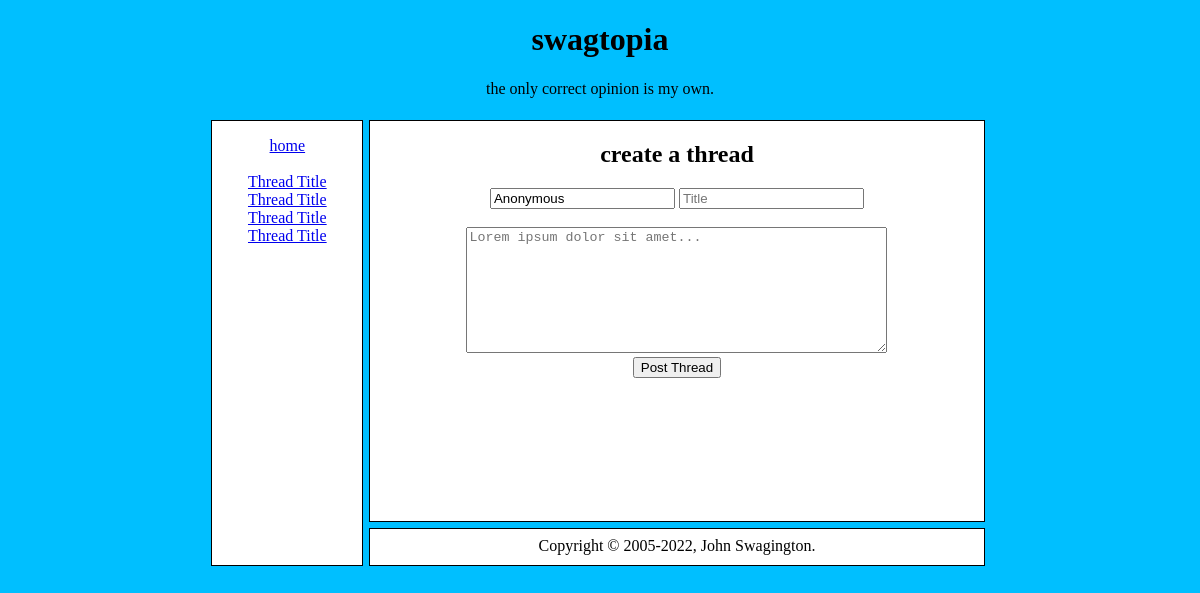
/, run on an earlier commit of the app's database.
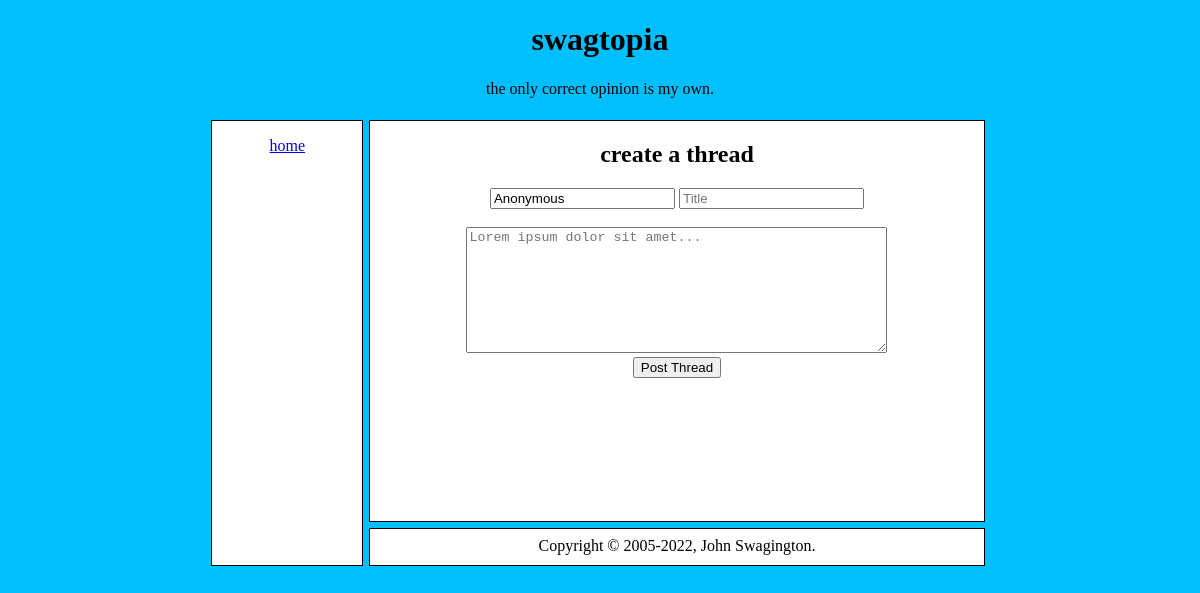
And on a later commit of the database.
### tables this page shows
CREATE TABLE "threads" (
	"id"	INTEGER,
	"time"	INTEGER,
	"author"	TEXT,
	"title"	TEXT,
	"message"	TEXT,
	PRIMARY KEY("id" AUTOINCREMENT)
);

### index.php (the view, shortened to what this page needs)
<!DOCTYPE html>
<html>
<head>
	<link rel="stylesheet" href="style.css">
</head>
<body>
	<div class="title">
		<h1>swagtopia</h1>
		<p>the only correct opinion is my own.</p>
	</div>
	<div class="menu">
		<p><a href="index.php">home</a></p>
		<ul class="posts">
            <?php
            $db = new SQLite3('threads.db');
            $res = $db->query('SELECT * FROM threads');
            while ($row = $res->fetchArray(SQLITE3_ASSOC)) {
                echo '<li><a href="threads.php?id=' . $row['id'] . '">' . $row['title'] . '</a></li>';
            }
            ?>
		</ul>
	</div>
	<div class="main">
        <form action="post.php" method="post">
            <h2>create a thread</h2>
            <input type="text" name="author" value="Anonymous">
            <input type="text" name="title" placeholder="Title" minlength="3" maxlength="24" required><br><br>
            <textarea cols="50" rows="8" placeholder="Lorem ipsum dolor sit amet..." name="message" minlength="32" required></textarea><br>
            <input type="submit" value="Post Thread">
        </form>
	</div>
	<div class="footer">
		Copyright &copy; 2005-2022, John Swagington.
	</div>
</body>
</html>

### style.css (style rules this page uses)
body { text-align: center; background-color: deepskyblue; display: grid; grid-template-areas: 'a a a' 'b c z' 'b d z'; grid-template: auto; gap: 6px; margin: auto; max-width: 800px; }
.title { grid-area: a; }
.footer { background-color: white; border: 1px solid black; grid-area: d; padding-block: 8px; height: 20px; width: 100%; min-width: 600px; }
.main { background-color: white; border: 1px solid black; grid-area: c; align-self: center; min-height: 400px; width: 100%; min-width: 600px; overflow-wrap: break-word; word-wrap: break-word; }
.menu { background-color: white; border: 1px solid black; grid-area: b; min-width: 150px; min-height: 400px; margin-left: auto; }
.posts { list-style: none; padding: 2px; margin: 8px; }

What changed in the data, as far as the page shows it:
removed threads: title "Thread Title"
removed threads: title "Thread Title"
removed threads: title "Thread Title"
removed threads: title "Thread Title"
